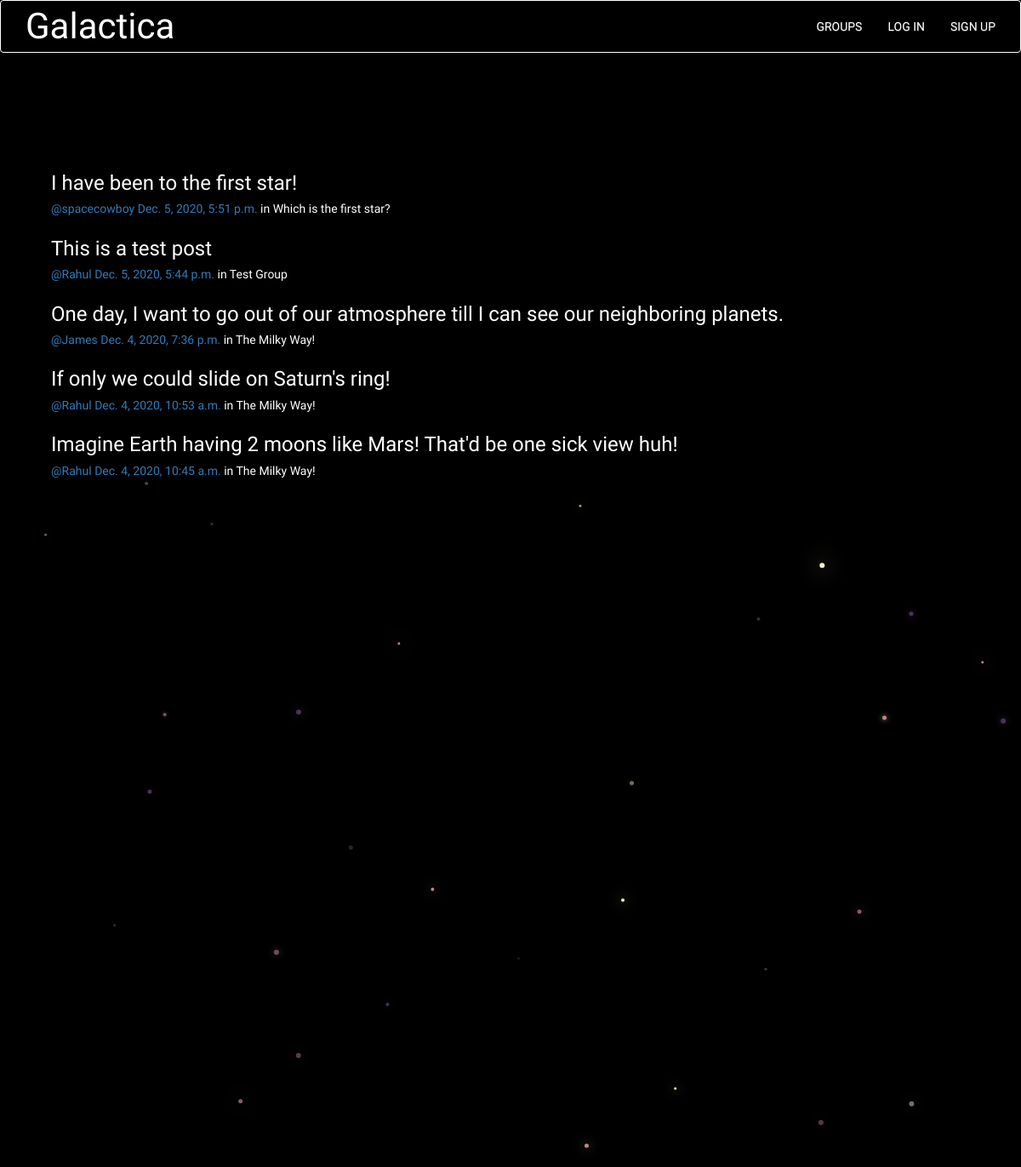
/posts/, run on the app's committed database.
### posts/models.py (models this page shows, shortened)
class Post(models.Model):
    user = models.ForeignKey(User, related_name="posts",on_delete=models.CASCADE)
    created_at = models.DateTimeField(auto_now=True)
    message = models.TextField()
    message_html = models.TextField(editable=False)
    group = models.ForeignKey(Group, related_name="posts",null=True, blank=True,on_delete=models.CASCADE)
    class Meta:
        ordering = ["-created_at"]
        unique_together = ["user", "message"]

### groups/models.py (models this page shows, shortened)
class Group(models.Model):
    name = models.CharField(max_length=255, unique=True)
    slug = models.SlugField(allow_unicode=True, unique=True)
    description = models.TextField(blank=True, default='')
    description_html = models.TextField(editable=False, default='', blank=True)
    members = models.ManyToManyField(User,through="GroupMember")
    class Meta:
        ordering = ["name"]

### posts/views.py (the view)
# urls.py: path("", views.PostList.as_view(), name="all"),
class PostList(SelectRelatedMixin, generic.ListView):
    model = models.Post
    select_related = ("user", "group")

### posts/templates/posts/post_list.html (shortened to what this page needs)
{% extends "posts/post_base.html" %}
{% load humanize %}
{% block post_content %}
<div class="col-md-8">
	{% for post in post_list %}
  {% include "posts/_post.html" %}
	{% endfor %}
</div>
{% endblock %}

### posts/templates/posts/_post.html (shortened to what this page needs)
<div class="content container">
	<h3>{{ post.message_html|safe }}</h3>
	<div class="media-body">
		<h5 class="media-heading">
			<span class="username"><a href="{% url 'posts:for_user' username=post.user.username %}">@{{ post.user.username }}</a></span>
			<time class="time"><a href="{% url 'posts:single' username=post.user.username pk=post.pk %}">{{ post.created_at }}</a></time>
			{% if post.group %}
			<span class="group-name">in {{ post.group.name }}</span>
			{% endif %}
		</h5>
	</div>
</div>

### static/css/master.css (style rules this page uses)
html, .bod { height: 100%; width: 100%; font-family: 'Exo', sans-serif; background: #000; overflow-x:hidden; margin: 0; }
.content { color: #fff; }

### data on the page
Post: message_html "I have been to the first star!", user.username "spacecowboy", created_at "Dec. 5, 2020, 5:51 p.m.", group.name "Which is the first star?"
Post: message_html "This is a test post", user.username "Rahul", created_at "Dec. 5, 2020, 5:44 p.m.", group.name "Test Group"
Post: message_html "One day, I want to go out of our atmosphere till I can see our neighboring planets.", user.username "James", created_at "Dec. 4, 2020, 7:36 p.m.", group.name "The Milky Way!"
Post: message_html "If only we could slide on Saturn's ring!", user.username "Rahul", created_at "Dec. 4, 2020, 10:53 a.m.", group.name "The Milky Way!"
Post: message_html "Imagine Earth having 2 moons like Mars! That'd be one sick view huh!", user.username "Rahul", created_at "Dec. 4, 2020, 10:45 a.m.", group.name "The Milky Way!"
